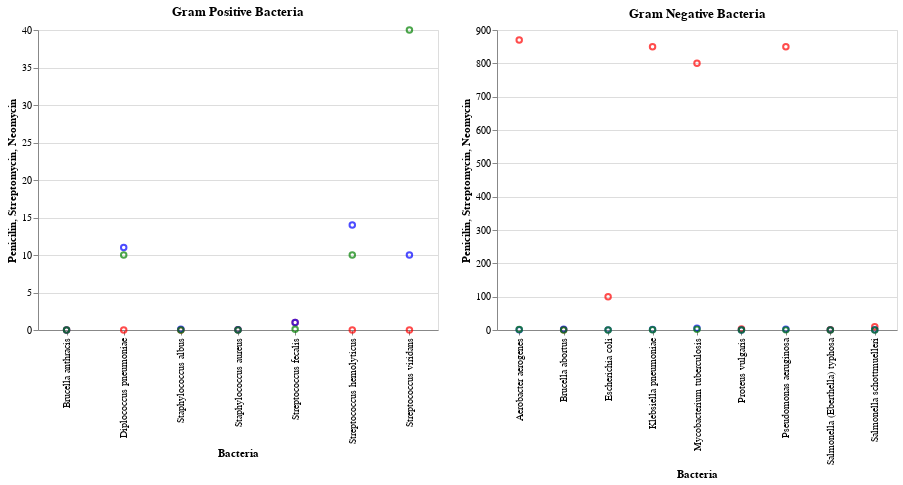

The notebook cell saved with this chart:
### Code cell
df = pd.read_csv("antibiotics.csv")
# Delete trailing spaces of the column names
df.columns = [col.strip() for col in df.columns.tolist()]

# Create separate dataframes for Gram positive and Gram negative
df_gram_positive = df[df['Gram Staining'] == 'positive']
df_gram_negative = df[df['Gram Staining'] == 'negative']

# Create separate charts for Penicilin, Streptomycin, and Neomycin
p_penicilin_chart = alt.Chart(df_gram_positive).mark_point(color='red').encode(
    x='Bacteria',
    y='Penicilin'
).properties(width=400)

p_streptomycin_chart = alt.Chart(df_gram_positive).mark_point(color='blue').encode(
    x='Bacteria',
    y='Streptomycin'
).properties(width=400)

p_neomycin_chart = alt.Chart(df_gram_positive).mark_point(color='green').encode(
    x='Bacteria',
    y='Neomycin'
).properties(width=400)

# Create separate charts for Penicilin, Streptomycin, and Neomycin
n_penicilin_chart = alt.Chart(df_gram_negative).mark_point(color='red').encode(
    x='Bacteria',
    y='Penicilin'
).properties(width=400)

n_streptomycin_chart = alt.Chart(df_gram_negative).mark_point(color='blue').encode(
    x='Bacteria',
    y='Streptomycin'
).properties(width=400)

n_neomycin_chart = alt.Chart(df_gram_negative).mark_point(color='green').encode(
    x='Bacteria',
    y='Neomycin'
).properties(width=400)

# Combine charts for Gram positive and Gram negative
gram_positive_chart = (p_penicilin_chart + p_streptomycin_chart + p_neomycin_chart).properties(
    title='Gram Positive Bacteria'
)

gram_negative_chart = (n_penicilin_chart + n_streptomycin_chart + n_neomycin_chart).properties(
    title='Gram Negative Bacteria'
)


# Display the charts side by side
(gram_positive_chart | gram_negative_chart)

### Figure 1 — Vega specification as saved in the notebook (floating-point values rounded to 4 significant figures)
{"$schema": "https://vega.github.io/schema/vega/v5.json", "data": [{"name": "source_0"}, {"name": "source_1"}, {"name": "data_0", "values": [{"Bacteria": "Brucella anthracis", "Penicilin": 0.001}, {"Bacteria": "Diplococcus pneumoniae", "Penicilin": 0.005}, {"Bacteria": "Staphylococcus albus ", "Penicilin": 0.007}, {"Bacteria": "Staphylococcus aureus ", "Penicilin": 0.03}, {"Bacteria": "Streptococcus fecalis ", "Penicilin": 1.0}, {"Bacteria": "Streptococcus hemolyticus ", "Penicilin": 0.001}, {"Bacteria": "Streptococcus viridans", "Penicilin": 0.005}]}, {"name": "data_1", "values": [{"Bacteria": "Brucella anthracis", "Streptomycin": 0.01}, {"Bacteria": "Diplococcus pneumoniae", "Streptomycin": 11.0}, {"Bacteria": "Staphylococcus albus ", "Streptomycin": 0.1}, {"Bacteria": "Staphylococcus aureus ", "Streptomycin": 0.03}, {"Bacteria": "Streptococcus fecalis ", "Streptomycin": 1.0}, {"Bacteria": "Streptococcus hemolyticus ", "Streptomycin": 14.0}, {"Bacteria": "Streptococcus viridans", "Streptomycin": 10.0}]}, {"name": "data_2", "values": [{"Bacteria": "Brucella anthracis", "Neomycin": 0.007}, {"Bacteria": "Diplococcus pneumoniae", "Neomycin": 10.0}, {"Bacteria": "Staphylococcus albus ", "Neomycin": 0.001}, {"Bacteria": "Staphylococcus aureus ", "Neomycin": 0.001}, {"Bacteria": "Streptococcus fecalis ", "Neomycin": 0.1}, {"Bacteria": "Streptococcus hemolyticus ", "Neomycin": 10.0}, {"Bacteria": "Streptococcus viridans", "Neomycin": 40.0}]}, {"name": "data_3", "values": [{"Bacteria": "Aerobacter aerogenes", "Penicilin": 870.0}, {"Bacteria": "Brucella abortus", "Penicilin": 1.0}, {"Bacteria": "Escherichia coli", "Penicilin": 100.0}, {"Bacteria": "Klebsiella pneumoniae", "Penicilin": 850.0}, {"Bacteria": "Mycobacterium tuberculosis", "Penicilin": 800.0}, {"Bacteria": "Proteus vulgaris", "Penicilin": 3.0}, {"Bacteria": "Pseudomonas aeruginosa ", "Penicilin": 850.0}, {"Bacteria": "Salmonella (Eberthella) typhosa ", "Penicilin": 1.0}, {"Bacteria": "Salmonella schottmuelleri ", "Penicilin": 10.0}]}, {"name": "data_4", "values": [{"Bacteria": "Aerobacter aerogenes", "Streptomycin": 1.0}, {"Bacteria": "Brucella abortus", "Streptomycin": 2.0}, {"Bacteria": "Escherichia coli", "Streptomycin": 0.4}, {"Bacteria": "Klebsiella pneumoniae", "Streptomycin": 1.2}, {"Bacteria": "Mycobacterium tuberculosis", "Streptomycin": 5.0}, {"Bacteria": "Proteus vulgaris", "Streptomycin": 0.1}, {"Bacteria": "Pseudomonas aeruginosa ", "Streptomycin": 2.0}, {"Bacteria": "Salmonella (Eberthella) typhosa ", "Streptomycin": 0.4}, {"Bacteria": "Salmonella schottmuelleri ", "Streptomycin": 0.8}]}, {"name": "data_5", "values": [{"Bacteria": "Aerobacter aerogenes", "Neomycin": 1.6}, {"Bacteria": "Brucella abortus", "Neomycin": 0.02}, {"Bacteria": "Escherichia coli", "Neomycin": 0.1}, {"Bacteria": "Klebsiella pneumoniae", "Neomycin": 1.0}, {"Bacteria": "Mycobacterium tuberculosis", "Neomycin": 2.0}, {"Bacteria": "Proteus vulgaris", "Neomycin": 0.1}, {"Bacteria": "Pseudomonas aeruginosa ", "Neomycin": 0.4}, {"Bacteria": "Salmonella (Eberthella) typhosa ", "Neomycin": 0.008}, {"Bacteria": "Salmonella schottmuelleri ", "Neomycin": 0.09}]}, {"name": "data_0_concat_0_x_domain_Bacteria_0", "values": [{"Bacteria": "Brucella anthracis"}, {"Bacteria": "Diplococcus pneumoniae"}, {"Bacteria": "Staphylococcus albus "}, {"Bacteria": "Staphylococcus aureus "}, {"Bacteria": "Streptococcus fecalis "}, {"Bacteria": "Streptococcus hemolyticus "}, {"Bacteria": "Streptococcus viridans"}]}, {"name": "data_1_concat_0_x_domain_Bacteria_1", "values": [{"Bacteria": "Brucella anthracis"}, {"Bacteria": "Diplococcus pneumoniae"}, {"Bacteria": "Staphylococcus albus "}, {"Bacteria": "Staphylococcus aureus "}, {"Bacteria": "Streptococcus fecalis "}, {"Bacteria": "Streptococcus hemolyticus "}, {"Bacteria": "Streptococcus viridans"}]}, {"name": "data_2_concat_0_x_domain_Bacteria_2", "values": [{"Bacteria": "Brucella anthracis"}, {"Bacteria": "Diplococcus pneumoniae"}, {"Bacteria": "Staphylococcus albus "}, {"Bacteria": "Staphylococcus aureus "}, {"Bacteria": "Streptococcus fecalis "}, {"Bacteria": "Streptococcus hemolyticus "}, {"Bacteria": "Streptococcus viridans"}]}, {"name": "data_3_concat_1_x_domain_Bacteria_0", "values": [{"Bacteria": "Aerobacter aerogenes"}, {"Bacteria": "Brucella abortus"}, {"Bacteria": "Escherichia coli"}, {"Bacteria": "Klebsiella pneumoniae"}, {"Bacteria": "Mycobacterium tuberculosis"}, {"Bacteria": "Proteus vulgaris"}, {"Bacteria": "Pseudomonas aeruginosa "}, {"Bacteria": "Salmonella (Eberthella) typhosa "}, {"Bacteria": "Salmonella schottmuelleri "}]}, {"name": "data_4_concat_1_x_domain_Bacteria_1", "values": [{"Bacteria": "Aerobacter aerogenes"}, {"Bacteria": "Brucella abortus"}, {"Bacteria": "Escherichia coli"}, {"Bacteria": "Klebsiella pneumoniae"}, {"Bacteria": "Mycobacterium tuberculosis"}, {"Bacteria": "Proteus vulgaris"}, {"Bacteria": "Pseudomonas aeruginosa "}, {"Bacteria": "Salmonella (Eberthella) typhosa "}, {"Bacteria": "Salmonella schottmuelleri "}]}, {"name": "data_5_concat_1_x_domain_Bacteria_2", "values": [{"Bacteria": "Aerobacter aerogenes"}, {"Bacteria": "Brucella abortus"}, {"Bacteria": "Escherichia coli"}, {"Bacteria": "Klebsiella pneumoniae"}, {"Bacteria": "Mycobacterium tuberculosis"}, {"Bacteria": "Proteus vulgaris"}, {"Bacteria": "Pseudomonas aeruginosa "}, {"Bacteria": "Salmonella (Eberthella) typhosa "}, {"Bacteria": "Salmonella schottmuelleri "}]}], "signals": [{"name": "childWidth", "value": 400}], "marks": [{"type": "group", "name": "concat_0_group", "encode": {"update": {"width": {"signal": "childWidth"}, "height": {"signal": "height"}}}, "marks": [{"type": "symbol", "name": "concat_0_layer_0_marks", "from": {"data": "data_0"}, "encode": {"update": {"description": {"signal": "\"Bacteria: \" + (isValid(datum[\"Bacteria\"]) ? datum[\"Bacteria\"] : \"\"+datum[\"Bacteria\"]) + \"; Penicilin: \" + (format(datum[\"Penicilin\"], \"\"))"}, "x": {"field": "Bacteria", "scale": "concat_0_x"}, "stroke": {"value": "red"}, "fill": {"value": "transparent"}, "y": {"field": "Penicilin", "scale": "concat_0_y"}, "ariaRoleDescription": {"value": "point"}, "opacity": {"value": 0.7}}}, "style": ["point"]}, {"type": "symbol", "name": "concat_0_layer_1_marks", "from": {"data": "data_1"}, "encode": {"update": {"x": {"field": "Bacteria", "scale": "concat_0_x"}, "y": {"field": "Streptomycin", "scale": "concat_0_y"}, "stroke": {"value": "blue"}, "opacity": {"value": 0.7}, "fill": {"value": "transparent"}, "ariaRoleDescription": {"value": "point"}, "description": {"signal": "\"Bacteria: \" + (isValid(datum[\"Bacteria\"]) ? datum[\"Bacteria\"] : \"\"+datum[\"Bacteria\"]) + \"; Streptomycin: \" + (format(datum[\"Streptomycin\"], \"\"))"}}}, "style": ["point"]}, {"type": "symbol", "name": "concat_0_layer_2_marks", "from": {"data": "data_2"}, "encode": {"update": {"opacity": {"value": 0.7}, "description": {"signal": "\"Bacteria: \" + (isValid(datum[\"Bacteria\"]) ? datum[\"Bacteria\"] : \"\"+datum[\"Bacteria\"]) + \"; Neomycin: \" + (format(datum[\"Neomycin\"], \"\"))"}, "x": {"field": "Bacteria", "scale": "concat_0_x"}, "y": {"field": "Neomycin", "scale": "concat_0_y"}, "fill": {"value": "transparent"}, "ariaRoleDescription": {"value": "point"}, "stroke": {"value": "green"}}}, "style": ["point"]}], "axes": [{"scale": "concat_0_y", "minExtent": 0, "zindex": 0, "tickCount": {"signal": "ceil(height/40)"}, "domain": false, "aria": false, "ticks": false, "orient": "left", "gridScale": "concat_0_x", "grid": true, "labels": false, "maxExtent": 0}, {"scale": "concat_0_x", "title": "Bacteria", "labelBaseline": "middle", "zindex": 0, "labelAlign": "right", "orient": "bottom", "grid": false, "labelAngle": 270}, {"scale": "concat_0_y", "title": "Penicilin, Streptomycin, Neomycin", "labelOverlap": true, "grid": false, "orient": "left", "tickCount": {"signal": "ceil(height/40)"}, "zindex": 0}], "title": {"text": "Gram Positive Bacteria", "frame": "group"}, "style": "cell"}, {"type": "group", "name": "concat_1_group", "encode": {"update": {"width": {"signal": "childWidth"}, "height": {"signal": "height"}}}, "marks": [{"type": "symbol", "name": "concat_1_layer_0_marks", "from": {"data": "data_3"}, "encode": {"update": {"ariaRoleDescription": {"value": "point"}, "description": {"signal": "\"Bacteria: \" + (isValid(datum[\"Bacteria\"]) ? datum[\"Bacteria\"] : \"\"+datum[\"Bacteria\"]) + \"; Penicilin: \" + (format(datum[\"Penicilin\"], \"\"))"}, "x": {"field": "Bacteria", "scale": "concat_1_x"}, "opacity": {"value": 0.7}, "y": {"field": "Penicilin", "scale": "concat_1_y"}, "fill": {"value": "transparent"}, "stroke": {"value": "red"}}}, "style": ["point"]}, {"type": "symbol", "name": "concat_1_layer_1_marks", "from": {"data": "data_4"}, "encode": {"update": {"stroke": {"value": "blue"}, "ariaRoleDescription": {"value": "point"}, "x": {"field": "Bacteria", "scale": "concat_1_x"}, "opacity": {"value": 0.7}, "description": {"signal": "\"Bacteria: \" + (isValid(datum[\"Bacteria\"]) ? datum[\"Bacteria\"] : \"\"+datum[\"Bacteria\"]) + \"; Streptomycin: \" + (format(datum[\"Streptomycin\"], \"\"))"}, "y": {"field": "Streptomycin", "scale": "concat_1_y"}, "fill": {"value": "transparent"}}}, "style": ["point"]}, {"type": "symbol", "name": "concat_1_layer_2_marks", "from": {"data": "data_5"}, "encode": {"update": {"fill": {"value": "transparent"}, "opacity": {"value": 0.7}, "stroke": {"value": "green"}, "x": {"field": "Bacteria", "scale": "concat_1_x"}, "ariaRoleDescription": {"value": "point"}, "y": {"field": "Neomycin", "scale": "concat_1_y"}, "description": {"signal": "\"Bacteria: \" + (isValid(datum[\"Bacteria\"]) ? datum[\"Bacteria\"] : \"\"+datum[\"Bacteria\"]) + \"; Neomycin: \" + (format(datum[\"Neomycin\"], \"\"))"}}}, "style": ["point"]}], "axes": [{"scale": "concat_1_y", "minExtent": 0, "labels": false, "maxExtent": 0, "ticks": false, "gridScale": "concat_1_x", "tickCount": {"signal": "ceil(height/40)"}, "grid": true, "orient": "left", "zindex": 0, "domain": false, "aria": false}, {"scale": "concat_1_x", "title": "Bacteria", "labelAngle": 270, "grid": false, "orient": "bottom", "labelAlign": "right", "labelBaseline": "middle", "zindex": 0}, {"scale": "concat_1_y", "tickCount": {"signal": "ceil(height/40)"}, "labelOverlap": true, "zindex": 0, "title": "Penicilin, Streptomycin, Neomycin", "orient": "left", "grid": false}], "title": {"text": "Gram Negative Bacteria", "frame": "group"}, "style": "cell"}], "scales": [{"name": "concat_0_x", "type": "point", "domain": {"fields": [{"data": "data_0_concat_0_x_domain_Bacteria_0", "field": "Bacteria"}, {"data": "data_1_concat_0_x_domain_Bacteria_1", "field": "Bacteria"}, {"data": "data_2_concat_0_x_domain_Bacteria_2", "field": "Bacteria"}], "sort": true}, "range": [0, {"signal": "childWidth"}], "padding": 0.5}, {"name": "concat_0_y", "type": "linear", "domain": {"fields": [{"data": "data_0", "field": "Penicilin"}, {"data": "data_1", "field": "Streptomycin"}, {"data": "data_2", "field": "Neomycin"}]}, "range": [{"signal": "height"}, 0], "nice": true, "zero": true}, {"name": "concat_1_x", "type": "point", "domain": {"fields": [{"data": "data_3_concat_1_x_domain_Bacteria_0", "field": "Bacteria"}, {"data": "data_4_concat_1_x_domain_Bacteria_1", "field": "Bacteria"}, {"data": "data_5_concat_1_x_domain_Bacteria_2", "field": "Bacteria"}], "sort": true}, "range": [0, {"signal": "childWidth"}], "padding": 0.5}, {"name": "concat_1_y", "type": "linear", "domain": {"fields": [{"data": "data_3", "field": "Penicilin"}, {"data": "data_4", "field": "Streptomycin"}, {"data": "data_5", "field": "Neomycin"}]}, "range": [{"signal": "height"}, 0], "nice": true, "zero": true}], "background": "white", "padding": 5, "height": 300, "layout": {"padding": 20, "bounds": "full", "align": "each"}}
